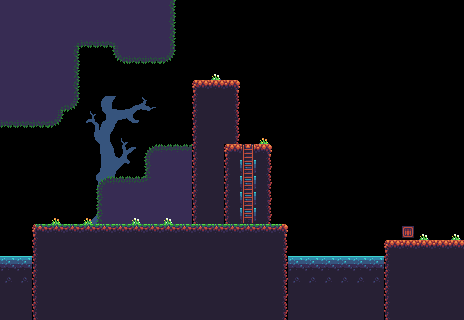

A 2D game scene composited from a Tiled map and its tileset images. What follows is a short description and the map's XML, with each tile layer's data collapsed to a summary:
An orthogonal 29x20 tile map with 16x16 px tiles, 4 tile layers (Tree, Bg Tiles, Tiles, Foreground).

<map version="1.4" tiledversion="1.4.3" orientation="orthogonal" renderorder="right-down" width="29" height="20" tilewidth="16" tileheight="16" infinite="0" nextlayerid="5" nextobjectid="1">
 <tileset firstgid="1" source="Tilemap.tsx" />
 <layer id="3" name="Tree" width="29" height="20">
  <data>[580 cells, 40 non-empty, 40 distinct tile ids]</data>
 </layer>
 <layer id="4" name="Bg Tiles" width="29" height="20">
  <data>[580 cells, 85 non-empty, 11 distinct tile ids]</data>
 </layer>
 <layer id="1" name="Tiles" width="29" height="20">
  <data>[580 cells, 190 non-empty, 11 distinct tile ids]</data>
 </layer>
 <layer id="2" name="Foreground" width="29" height="20">
  <data>[580 cells, 14 non-empty, 6 distinct tile ids]</data>
 </layer>
</map>
